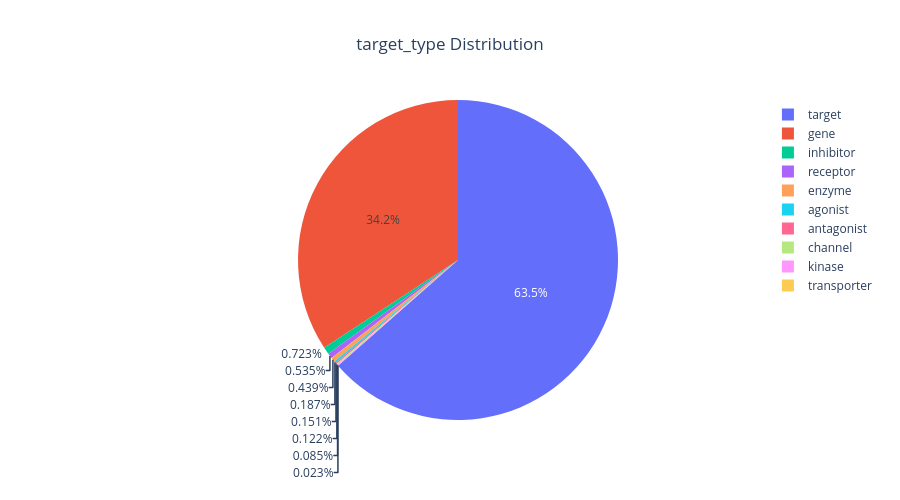

The notebook cell this image was saved under:
### Markdown cell above
## **Target Type distribution**

### Code cell
pie_chart(output,'target_type')

### Figure 1 — Plotly figure (JSON) as saved in the notebook; plotly's stock layout.template omitted (floating-point values rounded to 4 significant figures)
{"data": [{"domain": {"x": [0, 1], "y": [0, 1]}, "hovertemplate": "target_type: %{label}<br>Count: %{value}<br>Percentage: %{percent}<extra></extra>", "labels": ["target", "gene", "inhibitor", "receptor", "enzyme", "agonist", "antagonist", "channel", "kinase", "transporter"], "legendgroup": "", "name": "", "showlegend": true, "textinfo": "percent", "type": "pie", "values": [157705, 85032, 1796, 1328, 1090, 464, 376, 302, 211, 57]}], "layout": {"height": 500, "legend": {"tracegroupgap": 0}, "title": {"text": "target_type Distribution", "x": 0.5}}}
